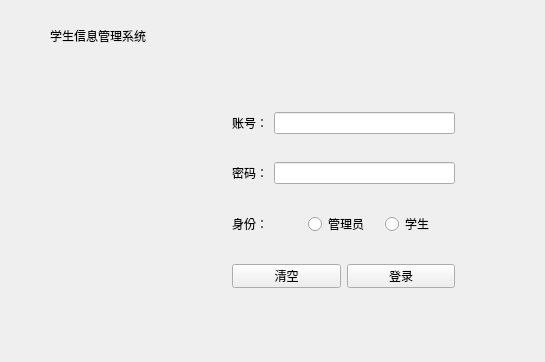
<?xml version="1.0" encoding="UTF-8"?>
<ui version="4.0">
 <class>LogScreen</class>
 <widget class="QMainWindow" name="LogScreen">
  <property name="geometry">
   <rect>
    <x>0</x>
    <y>0</y>
    <width>545</width>
    <height>362</height>
   </rect>
  </property>
  <property name="windowTitle">
   <string>LogScreen</string>
  </property>
  <widget class="QWidget" name="centralWidget">
   <widget class="QWidget" name="widget_4" native="true">
    <property name="geometry">
     <rect>
      <x>210</x>
      <y>90</y>
      <width>267</width>
      <height>220</height>
     </rect>
    </property>
    <layout class="QVBoxLayout" name="verticalLayout">
     <item>
      <widget class="QWidget" name="widget_2" native="true">
       <layout class="QHBoxLayout" name="horizontalLayout_2">
        <item>
         <widget class="QLabel" name="label">
          <property name="text">
           <string>账号：</string>
          </property>
         </widget>
        </item>
        <item>
         <widget class="QLineEdit" name="lineEdit_id"/>
        </item>
       </layout>
      </widget>
     </item>
     <item>
      <widget class="QWidget" name="widget_3" native="true">
       <layout class="QHBoxLayout" name="horizontalLayout_3">
        <item>
         <widget class="QLabel" name="label_2">
          <property name="text">
           <string>密码：</string>
          </property>
         </widget>
        </item>
        <item>
         <widget class="QLineEdit" name="lineEdit_password">
          <property name="echoMode">
           <enum>QLineEdit::Password</enum>
          </property>
         </widget>
        </item>
       </layout>
      </widget>
     </item>
     <item>
      <widget class="QWidget" name="widget" native="true">
       <layout class="QHBoxLayout" name="horizontalLayout">
        <item>
         <widget class="QLabel" name="label_3">
          <property name="text">
           <string>身份：</string>
          </property>
         </widget>
        </item>
        <item>
         <widget class="QRadioButton" name="radioButton">
          <property name="text">
           <string>管理员</string>
          </property>
         </widget>
        </item>
        <item>
         <widget class="QRadioButton" name="radioButton_2">
          <property name="text">
           <string>学生</string>
          </property>
         </widget>
        </item>
       </layout>
      </widget>
     </item>
     <item>
      <widget class="QWidget" name="widget_5" native="true">
       <layout class="QHBoxLayout" name="horizontalLayout_4">
        <item>
         <widget class="QPushButton" name="pushButton_clear">
          <property name="text">
           <string>清空</string>
          </property>
         </widget>
        </item>
        <item>
         <widget class="QPushButton" name="pushButton_log">
          <property name="text">
           <string>登录</string>
          </property>
         </widget>
        </item>
       </layout>
      </widget>
     </item>
    </layout>
   </widget>
   <widget class="QLabel" name="label_4">
    <property name="geometry">
     <rect>
      <x>50</x>
      <y>10</y>
      <width>401</width>
      <height>51</height>
     </rect>
    </property>
    <property name="text">
     <string>学生信息管理系统</string>
    </property>
   </widget>
  </widget>
 </widget>
 <layoutdefault spacing="6" margin="11"/>
 <resources/>
 <connections/>
</ui>
